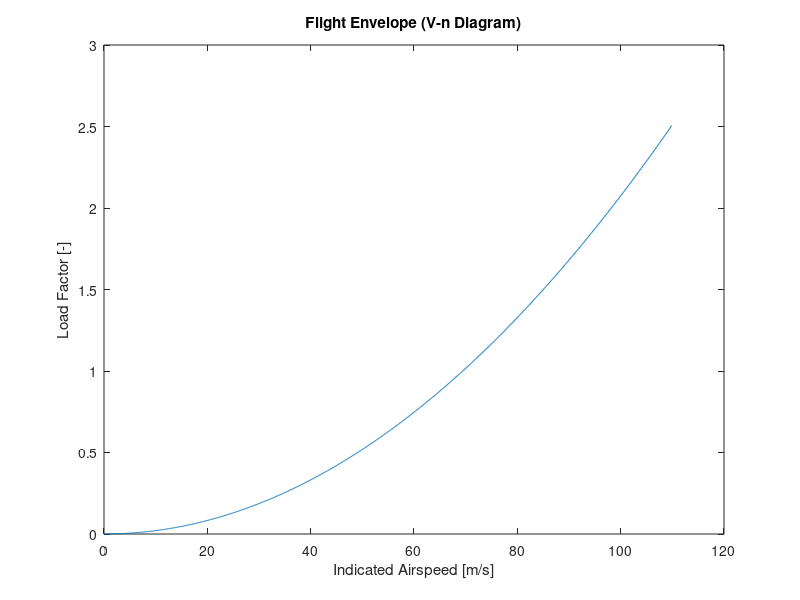

Reproduce this figure in MATLAB.
clc % clear command line
clear % clear workspace to reduce RAM pressure
close % close figures
% info for building flight envelope are obtained from 'V-n diagram" from
% SEAD

%% Conversions
kg_to_lbs = 2.20462;
lbs_to_N = 4.4482216282509;

%% Inputs
W_TO = 22000 * kg_to_lbs; % [lbs] 
CL_Max = 1.218; % [-]
rho_SL = 1.225; % [kg/m3]
S = 60; % [m2]
V = 0:0.5:200; % [m/s]

% constants
g = 9.81; % [m/s^2]
%% Functions

%% Maximum positive limit load factor, n_max (CS-25)

if W_TO > 50000
    n_max = 2.5;
elseif W_TO > 4100
    n_max = 2.1 + (24000/(W_TO + 10000));
else
    n_max = 3.8;
end

% Maximum negative limit load factor
n_max_negative = -1 * n_max; % according to CS-25

%% Create flight envelope
V_S = sqrt(W_TO*lbs_to_N/(0.5*rho_SL*S*CL_Max)); % 1g stall speed
V_A = V_S*sqrt(n_max); % positive design manoeuvring speed

V0Avec = 0:0.1:V_A;
curve_0A = 0.5*rho_SL*V0Avec.^2*CL_Max/(W_TO*lbs_to_N/S);

figure('Name', 'Flight Envelope (V-n Diagram)')
plot(V0Avec, curve_0A)
title('Flight Envelope (V-n Diagram)')
xlabel('Indicated Airspeed [m/s]')
ylabel('Load Factor [-]')